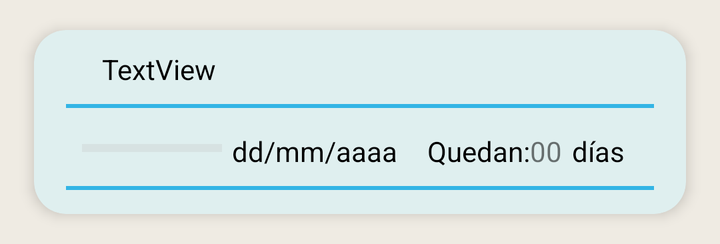
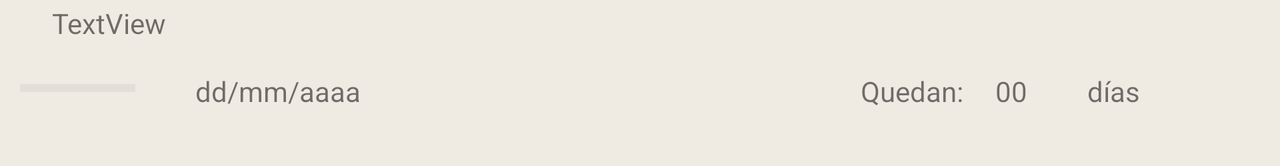

An Android layout and its configuration variant, each rendered on a device that would load it. The default file and the variant file are quoted in full after the pictures.
<!-- AndroidManifest.xml: application theme Theme.TrassTarea -->
<!-- res/layout/listitemtarea.xml -->
<?xml version="1.0" encoding="utf-8"?>
<com.google.android.material.card.MaterialCardView
    xmlns:android="http://schemas.android.com/apk/res/android"
    xmlns:app="http://schemas.android.com/apk/res-auto"
    android:layout_width="match_parent"
    android:layout_height="wrap_content"
    android:layout_marginStart="8dp"
    android:layout_marginEnd="8dp"
    android:layout_marginTop="4dp"
    android:layout_marginBottom="4dp"
    app:cardCornerRadius="16dp"
    app:cardElevation="4dp"
    app:cardUseCompatPadding="true"
    app:cardBackgroundColor="@color/holo_light_blue">

    <LinearLayout
        android:layout_width="match_parent"
        android:layout_height="wrap_content"
        android:orientation="vertical"
        android:paddingStart="16dp"
        android:paddingEnd="16dp"
        android:paddingTop="0dp"
    android:paddingBottom="12dp">


        <LinearLayout
            android:layout_width="336dp"
            android:layout_height="wrap_content"
            android:orientation="horizontal">

            <ImageView
                android:id="@+id/iv_prioritaria"
                android:layout_width="wrap_content"
                android:layout_height="wrap_content"
                android:layout_marginStart="8dp"
                android:layout_marginLeft="10dp"
                android:layout_marginTop="10dp"
                android:layout_marginEnd="2dp"
                android:layout_marginBottom="10dp" />

            <TextView
                android:id="@+id/tv_tarea"
                android:layout_width="wrap_content"
                android:layout_height="wrap_content"
                android:layout_marginStart="8dp"
                android:layout_marginLeft="10dp"
                android:layout_marginTop="10dp"
                android:layout_marginEnd="2dp"
                android:layout_marginBottom="8dp"
                android:gravity="center_vertical"
                android:text="TextView"
                android:textColor="@color/black" />
        </LinearLayout>

        <View
            android:layout_width="match_parent"
            android:layout_height="2dp"
            android:background="@android:color/holo_blue_light" />

        <LinearLayout
            android:layout_width="338dp"
            android:layout_height="match_parent"
            android:orientation="horizontal">

            <ProgressBar
                android:id="@+id/pb_progreso"
                style="?android:attr/progressBarStyleHorizontal"
                android:layout_width="70dp"
                android:layout_height="wrap_content"
                android:layout_marginLeft="8dp"
                android:layout_marginTop="12dp"
                android:layout_marginBottom="8dp" />

            <TextView
                android:id="@+id/tv_fecha"
                android:layout_width="wrap_content"
                android:layout_height="wrap_content"
                android:layout_marginStart="5dp"
                android:layout_marginLeft="0dp"
                android:layout_marginTop="12dp"
                android:layout_marginEnd="15dp"
                android:layout_marginRight="0dp"
                android:layout_marginBottom="8dp"
                android:text="dd/mm/aaaa"
                android:textColor="@color/black" />

            <TextView
                android:id="@+id/textView8"
                android:layout_width="wrap_content"
                android:layout_height="wrap_content"
                android:layout_marginLeft="0dp"
                android:layout_marginTop="12dp"
                android:layout_marginRight="0dp"
                android:layout_marginBottom="8dp"
                android:text="@string/tv_quedan"
                android:textColor="@color/black" />

            <TextView
                android:id="@+id/tv_dias"
                android:layout_width="wrap_content"
                android:layout_height="wrap_content"
                android:layout_marginTop="12dp"
                android:layout_marginRight="5dp"
                android:text="00"
                android:textAlignment="center" />

            <TextView
                android:id="@+id/textView7"
                android:layout_width="wrap_content"
                android:layout_height="wrap_content"
                android:layout_marginTop="12dp"
                android:layout_marginEnd="16dp"
                android:layout_marginBottom="8dp"
                android:text="@string/tv_dias"
                android:textColor="@color/black" />

        </LinearLayout>
        <View
            android:layout_width="match_parent"
            android:layout_height="2dp"
            android:background="@android:color/holo_blue_light" />
    </LinearLayout>
</com.google.android.material.card.MaterialCardView>
<!-- resources referenced by this layout -->
<resources>
  <color name="black">#000000</color>
  <color name="holo_light_blue">#DFEFEF</color>
  <string name="tv_dias">días</string>
  <string name="tv_quedan">Quedan:</string>
  <style name="Theme.TrassTarea" parent="Theme.MaterialComponents.Light">
          
          <item name="android:statusBarColor">@color/old_paper_primary_dark</item>
  
          
          <item name="colorPrimary">@color/old_paper_primary</item>
          <item name="colorPrimaryDark">@color/old_paper_primary_dark</item>
  
          
          <item name="android:windowBackground">@color/old_paper_background</item>
  
          
          <item name="android:textColorPrimary">#000000</item>
  
          
          <item name="android:textColorSecondary">@color/old_paper_text_secondary</item>
  
          
          <item name="colorAccent">@color/old_paper_accent</item>
  
      </style>
  <color name="old_paper_primary_dark">#3E2723</color>
  <color name="old_paper_primary">#3E2723</color>
  <color name="old_paper_background">#FFEFEBE3</color>
  <color name="old_paper_text_secondary">#BDBDBD
      </color>
  <color name="old_paper_accent">#795548</color>
</resources>
<!-- res/layout-land/listitemtarea.xml (the repository's variant of the layout above) -->
<!-- drawn on the phone turned sideways -->
<?xml version="1.0" encoding="utf-8"?>
<LinearLayout xmlns:android="http://schemas.android.com/apk/res/android"
    xmlns:app="http://schemas.android.com/apk/res-auto"
    xmlns:tools="http://schemas.android.com/tools"
    android:layout_width="match_parent"
    android:layout_height="wrap_content"
    android:layout_marginBottom="20dp"
    android:orientation="vertical">

    <LinearLayout
        android:layout_width="match_parent"
        android:layout_height="match_parent"
        android:orientation="horizontal">

        <ImageView
            android:id="@+id/iv_prioritaria"
            android:layout_width="wrap_content"
            android:layout_height="wrap_content"
            android:layout_marginStart="16dp"
            android:layout_marginLeft="10dp"
            android:layout_marginEnd="10dp" />

        <TextView
            android:id="@+id/tv_tarea"
            android:layout_width="wrap_content"
            android:layout_height="wrap_content"
            android:layout_marginLeft="10dp"
            android:layout_marginTop="2dp"
            android:layout_marginEnd="314dp"
            android:text="TextView" />
    </LinearLayout>

    <LinearLayout
        android:layout_width="match_parent"
        android:layout_height="match_parent"
        android:orientation="horizontal">

        <ProgressBar
            android:id="@+id/pb_progreso"
            style="?android:attr/progressBarStyleHorizontal"
            android:layout_width="wrap_content"
            android:layout_height="wrap_content"
            android:layout_marginLeft="10dp"
            android:layout_marginTop="15dp"
            android:layout_marginBottom="8dp"
            android:layout_weight="1" />

        <TextView
            android:id="@+id/tv_fecha"
            android:layout_width="wrap_content"
            android:layout_height="wrap_content"
            android:layout_marginStart="30dp"
            android:layout_marginTop="15dp"
            android:layout_marginEnd="250dp"
            android:text="dd/mm/aaaa" />

        <TextView
            android:id="@+id/textView8"
            android:layout_width="wrap_content"
            android:layout_height="wrap_content"
            android:layout_marginTop="15dp"
            android:layout_marginBottom="8dp"
            android:text="@string/tv_quedan" />

        <TextView
            android:id="@+id/tv_dias"
            android:layout_width="36dp"
            android:layout_height="wrap_content"
            android:layout_marginStart="16dp"
            android:layout_marginTop="15dp"
            android:layout_marginEnd="10dp"
            android:layout_marginBottom="8dp"
            android:text="00" />

        <TextView
            android:id="@+id/textView7"
            android:layout_width="wrap_content"
            android:layout_height="wrap_content"
            android:layout_marginLeft="10dp"
            android:layout_marginTop="15dp"
            android:layout_marginEnd="70dp"
            android:layout_marginBottom="8dp"
            android:text="@string/tv_dias" />
    </LinearLayout>

</LinearLayout>
<!-- resources referenced by the variant -->
<!-- as the phone turned sideways resolves them -->
<resources>
  <string name="tv_dias">días</string>
  <string name="tv_quedan">Quedan:</string>
  <style name="Theme.TrassTarea" parent="Theme.MaterialComponents.Light">
          
          <item name="android:statusBarColor">@color/old_paper_primary_dark</item>
  
          
          <item name="colorPrimary">@color/old_paper_primary</item>
          <item name="colorPrimaryDark">@color/old_paper_primary_dark</item>
  
          
          <item name="android:windowBackground">@color/old_paper_background</item>
  
          
          <item name="android:textColorPrimary">#000000</item>
  
          
          <item name="android:textColorSecondary">@color/old_paper_text_secondary</item>
  
          
          <item name="colorAccent">@color/old_paper_accent</item>
  
      </style>
  <color name="old_paper_primary_dark">#3E2723</color>
  <color name="old_paper_primary">#3E2723</color>
  <color name="old_paper_background">#FFEFEBE3</color>
  <color name="old_paper_text_secondary">#BDBDBD
      </color>
  <color name="old_paper_accent">#795548</color>
</resources>
